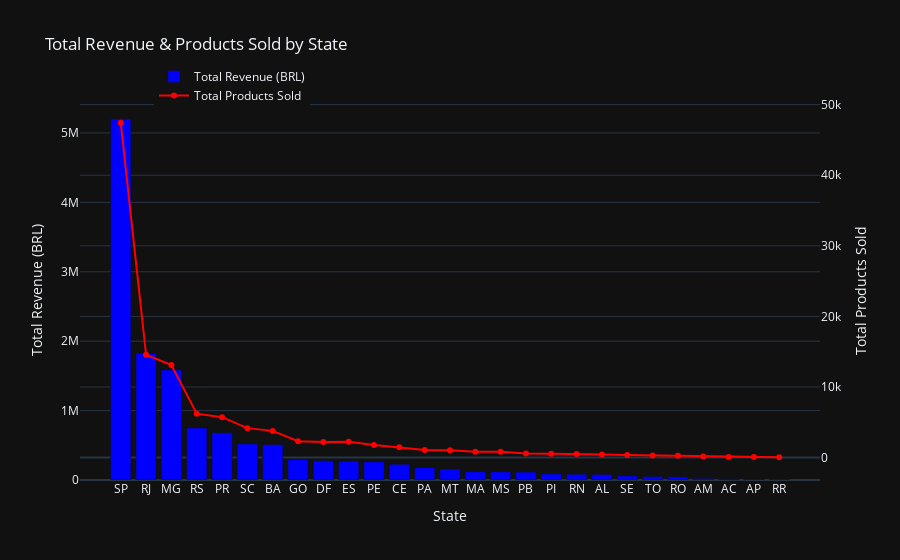

Write notebook code for a chart like this one.
### Markdown cell above
* `South and South east` region states are generating more revenue, having more sales.

### Code cell
import plotly.graph_objects as go

orders_with_revenue = order_items.merge(orders, on="order_id", how="left")
orders_with_revenue = orders_with_revenue.merge(customer, on="customer_id", how="left")

# Calculate total revenue and total products sold per state
revenue_by_state = (
    orders_with_revenue.groupby("customer_state")
    .agg(total_revenue=("price", "sum"), total_products_sold=("order_id", "count"))
    .reset_index()
    .sort_values(by="total_revenue", ascending=False)
)

# Create a Dual-Axis Bar Chart
fig = go.Figure()

# Add Revenue (Bar Chart)
fig.add_trace(go.Bar(
    x=revenue_by_state["customer_state"],
    y=revenue_by_state["total_revenue"],
    name="Total Revenue (BRL)",
    marker_color="blue",
    yaxis="y1"
))

# Add Products Sold (Line Chart on secondary y-axis)
fig.add_trace(go.Scatter(
    x=revenue_by_state["customer_state"],
    y=revenue_by_state["total_products_sold"],
    name="Total Products Sold",
    mode="lines+markers",
    marker_color="red",
    yaxis="y2"
))

# Update layout
fig.update_layout(
    title="Total Revenue & Products Sold by State",
    xaxis_title="State",
    yaxis=dict(title="Total Revenue (BRL)", side="left"),
    yaxis2=dict(title="Total Products Sold", overlaying="y", side="right"),
    legend=dict(x=0.1, y=1.1),
    template="plotly_dark"
)

fig.show()

### Figure 1 — Plotly figure (JSON) as saved in the notebook; plotly's stock layout.template omitted (floating-point values rounded to 4 significant figures)
{"data": [{"marker": {"color": "blue"}, "name": "Total Revenue (BRL)", "type": "bar", "x": ["SP", "RJ", "MG", "RS", "PR", "SC", "BA", "GO", "DF", "ES", "PE", "CE", "PA", "MT", "MA", "MS", "PB", "PI", "RN", "AL", "SE", "TO", "RO", "AM", "AC", "AP", "RR"], "y": [5201000.0, 1822000.0, 1584000.0, 750100.0, 682400.0, 520600.0, 510300.0, 294000.0, 277800.0, 274700.0, 262500.0, 226300.0, 178400.0, 156300.0, 118800.0, 116800.0, 113900.0, 86360.0, 82810.0, 80180.0, 58830.0, 49440.0, 45950.0, 22360.0, 15980.0, 13470.0, 7829.0], "yaxis": "y"}, {"marker": {"color": "red"}, "mode": "lines+markers", "name": "Total Products Sold", "type": "scatter", "x": ["SP", "RJ", "MG", "RS", "PR", "SC", "BA", "GO", "DF", "ES", "PE", "CE", "PA", "MT", "MA", "MS", "PB", "PI", "RN", "AL", "SE", "TO", "RO", "AM", "AC", "AP", "RR"], "y": [47433, 14566, 13119, 6231, 5729, 4176, 3787, 2324, 2217, 2250, 1802, 1472, 1077, 1052, 820, 819, 600, 539, 527, 443, 384, 314, 276, 165, 92, 82, 52], "yaxis": "y2"}], "layout": {"legend": {"x": 0.1, "y": 1.1}, "title": {"text": "Total Revenue & Products Sold by State"}, "xaxis": {"title": {"text": "State"}}, "yaxis": {"side": "left", "title": {"text": "Total Revenue (BRL)"}}, "yaxis2": {"overlaying": "y", "side": "right", "title": {"text": "Total Products Sold"}}}}
